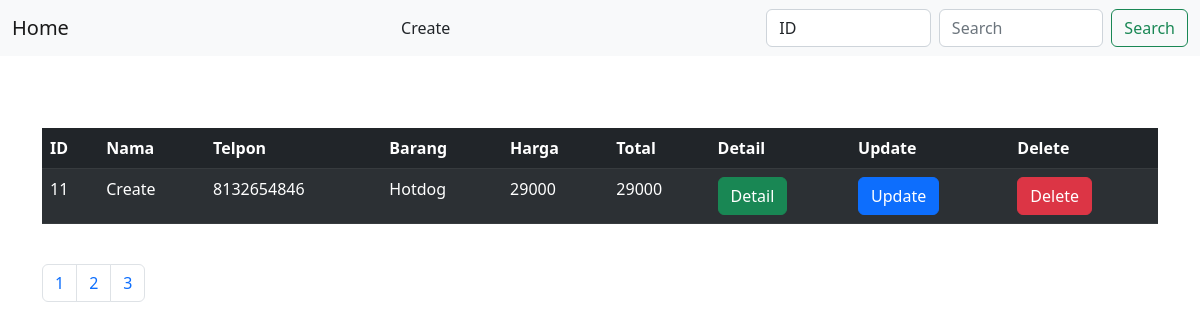
The page /index.php?page=3 on the database its author committed.
### tables this page shows
CREATE TABLE `sulaiman` (
  `id` int(11) NOT NULL,
  `nama` varchar(30) NOT NULL,
  `alamat` varchar(50) NOT NULL,
  `hp` varchar(20) NOT NULL,
  `tgl_transaksi` date NOT NULL,
  `jenis_barang` varchar(25) NOT NULL,
  `nama_barang` varchar(50) NOT NULL,
  `jumlah` int(20) NOT NULL,
  `harga` int(25) NOT NULL
);

### index.php (the view, shortened to what this page needs)
<?php
  require "config.php";
  $pagination = 5;
  $page = (isset($_GET['page'])) ? $page = $_GET['page'] : 1;
  $position = ($page == 1) ? 0 : ($page - 1) * $pagination;
  $dmlNoPagination = "SELECT id, nama, hp, nama_barang, harga, jumlah*harga as total_bayar FROM sulaiman";
  $queryNoPagination = mysqli_query($conn, $dmlNoPagination);
  $rows = mysqli_num_rows($queryNoPagination);
  $pages = ceil($rows/$pagination);
  $dmlDefault = "SELECT id, nama, hp, nama_barang, harga, jumlah*harga as total_bayar FROM sulaiman LIMIT $position, $pagination";
  $queryDefault = mysqli_query($conn, $dmlDefault);
?>
<!DOCTYPE html>
<html>
    <head>
        <link href="https://cdn.jsdelivr.net/npm/bootstrap@5.2.0-beta1/dist/css/bootstrap.min.css" rel="stylesheet">
        <link href='https://unpkg.com/boxicons@2.1.2/css/boxicons.min.css' rel='stylesheet'>
        <link rel="stylesheet" href="https://unpkg.com/js-datepicker/dist/datepicker.min.css">
    </head>
    <body>
        <nav class="navbar bg-light">
            <div class="container-fluid">
              <a class="navbar-brand" href="index.php">Home</a>
              <a class="nav-link" href="create.php">Create</a>
              <form class="d-flex" method="get" action="index.php">
                <select name="attribute" id="attribute" class="form-control me-2">
                  <option value="id" selected>ID</option>
                </select>
                <input class="form-control me-2" type="search" name="search" placeholder="Search" aria-label="Search">
                <button class="btn btn-outline-success" type="submit" name="searchBtn">Search</button>
              </form>
            </div>
          </nav>
          <div class="container">
            <br><br><br>
              <table class="table table-dark table-striped">
                <thead>
                    <tr>
                        <th>ID</th>
                        <th>Nama</th>
                        <th>Telpon</th>
                        <th>Barang</th>
                        <th>Harga</th>
                        <th>Total</th>
                        <th>Detail</th>
                        <th>Update</th>
                        <th>Delete</th>
                    </tr>
                </thead>
                <tbody>
                  <?php while ($data = (isset($_GET['searchBtn'])) ? mysqli_fetch_array($querySearch) : mysqli_fetch_array($queryDefault)) { ?>
                    <form>
                        <tr>
                            <td><?= $data['id'] ?></td>
                            <td><?= $data['nama'] ?></td>
                            <td><?= $data['hp'] ?></td>
                            <td><?= $data['nama_barang'] ?></td>
                            <td><?= $data['harga'] ?></td>
                            <td><?= $data['total_bayar'] ?></td>
                            <td><a href="show.php?id=<?= $data['id'] ?>" class="btn btn-success">Detail</a></td>
                            <td><a href="update.php?id=<?= $data['id'] ?>" class="btn btn-primary">Update</a></td>
                            <td><a href="delete.php?id=<?= $data['id'] ?>" class="btn btn-danger">Delete</a></td>
                        </tr>
                    </form>
                  <?php } ?>
                </tbody>
              </table>
              <br>
              <ul class="pagination">
                <?php for ($i = 1; $i <= $pages; $i++) { ?>
                  <li class="page-item"><a class="page-link" href="<?php echo ($i != $page) ? "index.php?page=" . $i : "#" ?>"><?= $i ?></a></li>
                <?php } ?>
              </ul>
          </div>
    </body>
</html>

### rows shown on the page
sulaiman: id "11", nama "Create", hp "8132654846", nama_barang "Hotdog", harga "29000", total_bayar "29000"
